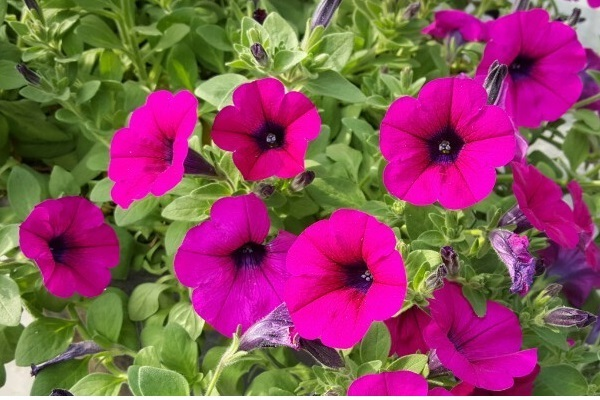
#> input picture Practice-Code/11장/flower3.jpg, 600 x 400 px
$ python prog11-2.py
#> lines starting #> are read from the running program, lines starting #| are printed output that depends on the picture
import numpy as np
import matplotlib.pyplot as plt
import imageio as im

src = im.imread('flower3.jpg')
#> src is the input picture: shape (400, 600, 3); mean R, G, B 139.6, 79.3, 93.7
A = src[:,:,0]

# n_elements 개수만큼의 계수에 해당하는 요소를 사용하는 재구성
def reconstruct(U, Sigma, VT, n_elements):
    Sigma = Sigma[:, :n_elements]
    VT = VT[:n_elements, :]
    B = np.matmul(U, np.matmul(Sigma, VT))
    return B

plt.rcParams.update({'xtick.major.width': 0,
                     'xtick.labelsize': 0,
                     'ytick.major.width': 0,
                     'ytick.labelsize': 0,
                     'axes.linewidth': 0})

U, s, VT = np.linalg.svd(A)  # 특잇값 분해
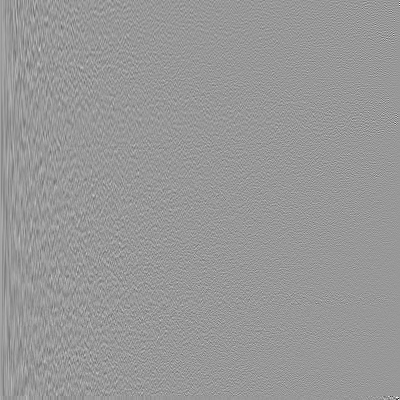
#> U: shape (400, 400) float64; min -0.679, max 0.46, mean 0.00013; drawn with min black and max white
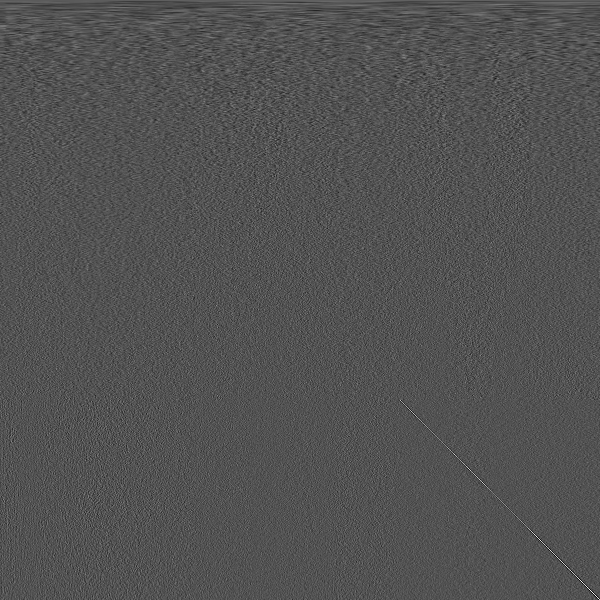
#> VT: shape (600, 600) float64; min -0.276, max 0.575, mean 7.1e-05; drawn with min black and max white
#> s = 400 values, max 69799.1 at index 0, min 11.39 at index 399, mean 703.5
m, n = A.shape
#> m = 400; n = 600
Sigma = np.zeros((m, n))     # m x n 행렬
k = np.size(s)
#> k = 400
Sigma[:k, :k] = np.diag(s)   # 특잇값

plt.subplot(3,3,1)
plt.title('original')
plt.imshow(A, cmap='gray')

plt.subplot(3,3,2)
plt.title('rank 1')
B = reconstruct(U, Sigma, VT, 1)
#> in reconstruct, `Sigma = Sigma[:, :n_elements]`: Sigma = 400 values, max 69799.1 at index 0, min 0 at index 1, mean 174.5
#> in reconstruct, `B = np.matmul(U, np.matmul(Sigma, VT))`:
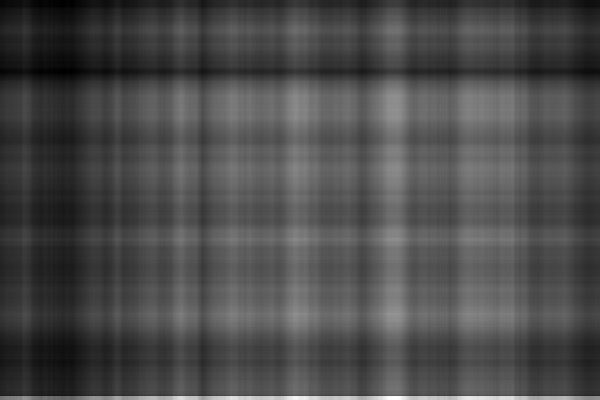
#> B: shape (400, 600) float64; min 62.82, max 322, mean 139.5; drawn with min black and max white
plt.imshow(B, cmap='gray')

plt.subplot(3,3,3)
plt.title('upto rank 5')
B = reconstruct(U, Sigma, VT, 5)
#> in reconstruct (call 2), `Sigma = Sigma[:, :n_elements]`: Sigma = 400 rows, first 6: [69799.1, 0, 0, 0, 0], [0, 14556.7, 0, 0, 0], [0, 0, 10144.3, 0, 0], [0, 0, 0, 8314.1, 0], [0, 0, 0, 0, 8044.4], [0, 0, 0, 0, 0]
plt.imshow(B, cmap='gray')

plt.subplot(3,3,4)
plt.title('upto rank 20')
B = reconstruct(U, Sigma, VT, 20)
plt.imshow(B, cmap='gray')

plt.subplot(3,3,5)
plt.title('upto rank 30')
B = reconstruct(U, Sigma, VT, 30)
plt.imshow(B, cmap='gray')

plt.subplot(3,3,6)
plt.title('upto rank 50')
B = reconstruct(U, Sigma, VT, 50)
#> in reconstruct (call 5), `B = np.matmul(U, np.matmul(Sigma, VT))`:
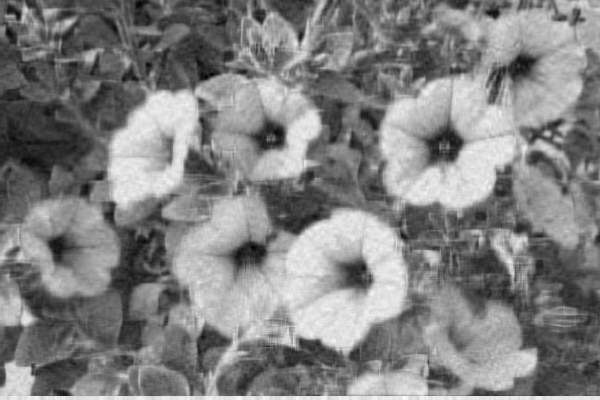
#> B: shape (400, 600) float64; min -11.39, max 284.2, mean 139.6; drawn with min black and max white
plt.imshow(B, cmap='gray')

plt.subplot(3,3,7)
plt.title('upto rank 100')
B = reconstruct(U, Sigma, VT, 100)
plt.imshow(B, cmap='gray')

plt.subplot(3,3,8)
plt.title('upto rank 150')
B = reconstruct(U, Sigma, VT, 150)
#> in reconstruct (call 7), `VT = VT[:n_elements, :]`:
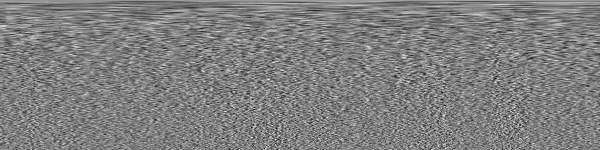
#> VT: shape (150, 600) float64; min -0.201, max 0.201, mean 0.000285; drawn with min black and max white
plt.imshow(B, cmap='gray')

plt.subplot(3,3,9)
plt.title('upto rank 200')
B = reconstruct(U, Sigma, VT, 200)
#> in reconstruct (call 8), `Sigma = Sigma[:, :n_elements]`:
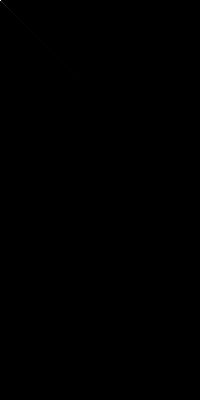
#> Sigma: shape (400, 200) float64; min 0, max 69799.1, mean 3.3; drawn with min black and max white
#> in reconstruct (call 8), `VT = VT[:n_elements, :]`:
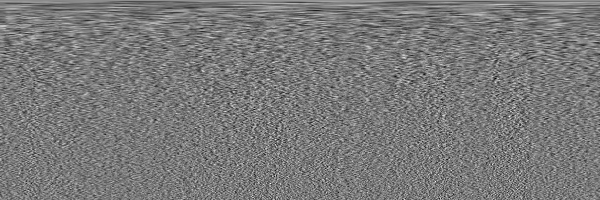
#> VT: shape (200, 600) float64; min -0.201, max 0.22, mean 0.000213; drawn with min black and max white
plt.imshow(B, cmap='gray')
plt.show()
